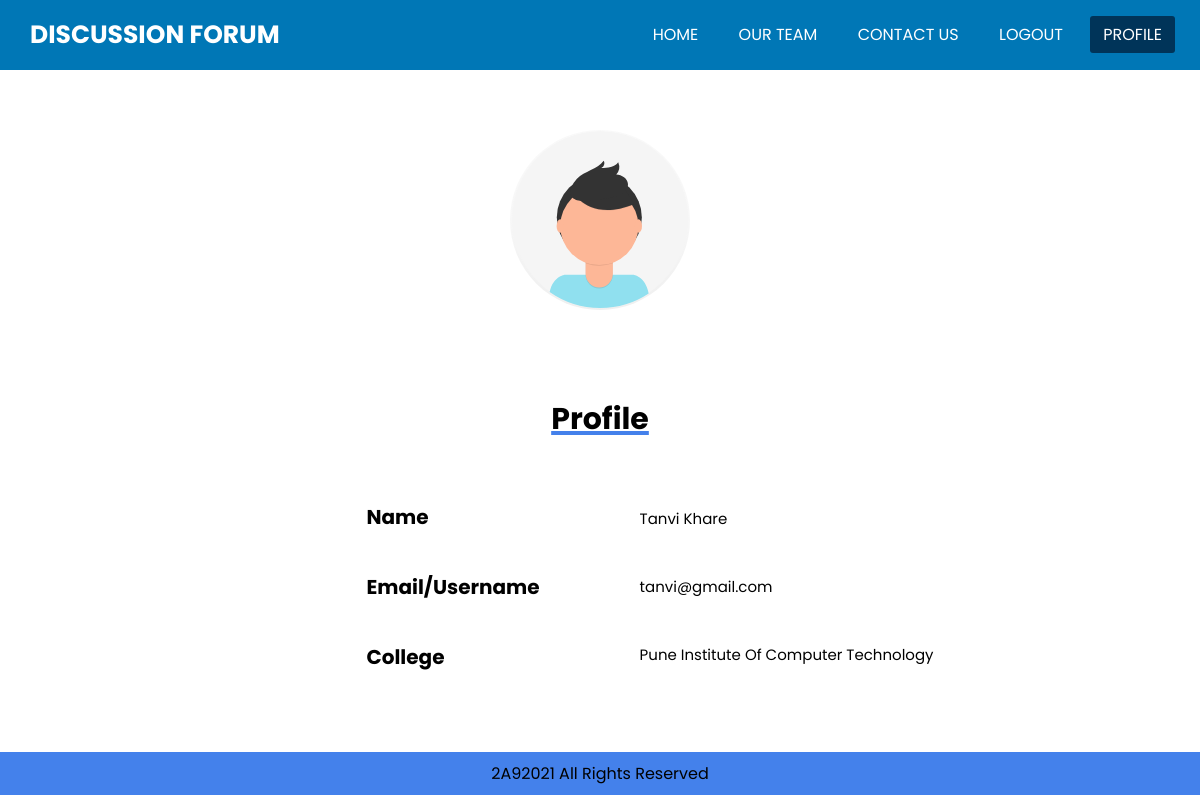
Screenshot of /HTML/profile.php?profileid=10913 (signed in) with the database file from the repository.
### tables this page shows
CREATE TABLE `users` (
  `Status` varchar(5) NOT NULL,
  `Id` varchar(255) NOT NULL,
  `username` varchar(255) NOT NULL,
  `user_id` varchar(255) NOT NULL,
  `user_pass` varchar(255) NOT NULL,
  `last_login` int(11) NOT NULL,
  `timestamp` datetime NOT NULL DEFAULT current_timestamp()
);

### HTML/profile.php (the view, shortened to what this page needs)
<?php
include "subfiles/_dbconnect.php";
  $uid = $_SESSION['id'];
  $profileid = $_GET['profileid'];
  $sql = "SELECT * FROM `users` WHERE `Id` = $profileid";
  $result = mysqli_query($conn,$sql);
  $row = mysqli_fetch_assoc($result);
  $name = $row['username'];
  $email = $row['user_id'];
  if ($row['Status'] == "PICT") {
   $college = "Pune Institute Of Computer Technology";
  } else {
    $college = "Not updated yet";
  }
?>
<!DOCTYPE html>
<html lang="en">
  <head>
    <link rel="stylesheet" href="../CSS/profile.css" />
  </head>
  <body>
    <nav>
      <label class="logo">
        <a href="../HTML/home.html"> DISCUSSION FORUM </a>
      </label>
      <ul>
        <li><a href="../HTML/home.php">Home</a></li>
        <li><a href="team.php">Our Team</a></li>
        <li><a href="contact.php">Contact Us</a></li>
        <li><a href="logout.php" class="confirmation">Logout</a>
                    </li>
        <li><a a class="active" href="../HTML/profile.html">Profile</a></li>
      </ul>
    </nav>
    <div class="profile">
      <div class="image">
        <img src="../Images/avatar.svg" alt="profile photos" />
      </div>
      <div class="msg">
        <h4 class="underline">
          ?> Profile</h4>
      </div>
      <div class="info">
        <div class="question">
          <div class="name">
            <h4>Name</h4>
          </div>
          <div class="email">
            <h4>Email/Username</h4>
          </div>
          <div class="clg">
            <h4>College</h4>
          </div>
        </div>
        <div class="ans">
          <div class="name">
            <p><?php echo $name;?></p>
          </div>
          <div class="email">
            <p><?php echo $email;?></p>
          </div>
          <div class="clg">
            <p><?php echo $college;?></p>
          </div>
        </div>
      </div>
    </div>
  <?php
          if ($uid != $profileid ) {
            echo '<div style="min-height:40px;"></div>';
          }
          ?>
    <footer>
      <div class="center">2A92021 All Rights Reserved</div>
    </footer>
  </body>
</html>

### CSS/profile.css (style rules this page uses)
* { padding: 0; margin: 0; text-decoration: none; list-style: none; box-sizing: border-box; }
body { font-family: "Poppins", sans-serif; }
nav { background: #0077b6; height: 70px; width: 100%; top: 0; position: sticky; z-index: 10; }
label.logo { color: white; font-size: 25px; line-height: 70px; padding: 0 30px; font-weight: bold; }
label.logo a { color: white; font-weight: bold; cursor: pointer; }
nav ul { float: right; margin-right: 20px; }
nav ul li { display: inline-block; line-height: 70px; margin: 0 5px; }
nav ul li a { color: white; font-size: 16px; padding: 7px 13px; border-radius: 3px; text-transform: uppercase; }
a.active, a:hover { background: #003459; transition: 0.5s; }
.profile { display: flex; flex-direction: column; align-items: center; justify-content: center; }
.info { display: flex; flex-direction: row; margin-left: 100px; }
.msg h4 { text-align: center; justify-content: center; font-size: 30px; }
.underline { text-decoration: underline 4px #4481eb; }
h4 { font-size: 20px; margin-top: 20px; margin-bottom: 40px; }
p { font-size: 15px; margin-top: 25px; margin-bottom: 45px; margin-left: 100px; }
img { margin-top: 60px; margin-bottom: 60px; width: 180px; }
footer { background-color: #4481eb; padding: 9px; text-align: center; }

### rows the page displays
users: username "Tanvi Khare", user "tanvi@gmail.com", Status "Pune Institute Of Computer Technology"
